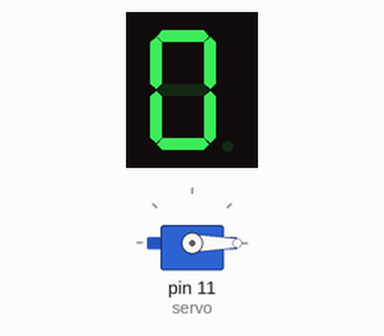
Simulated run of this sketch. Board: Arduino Uno, built with avr-gcc and run on an emulated ATmega328P. On the bench: 1-digit seven-segment display, servo. Wiring (inferred from the names in the program): 1-digit 7-segment display, segments lit when HIGH: segments pin 3, pin 4, pin 5, pin 6, pin 7, pin 8, pin 9. The segment pins are drawn as the display they are named for.

Above: at 0.1 s.
At 4.1 s:
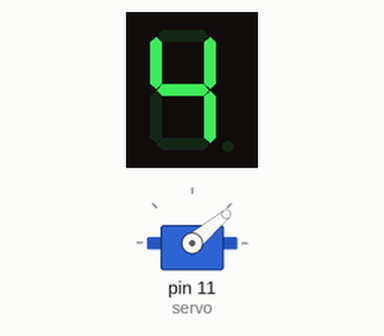
At 8.1 s:
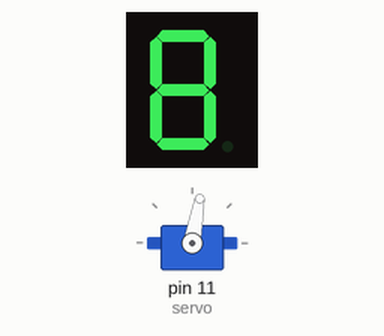
At 16.1 s:
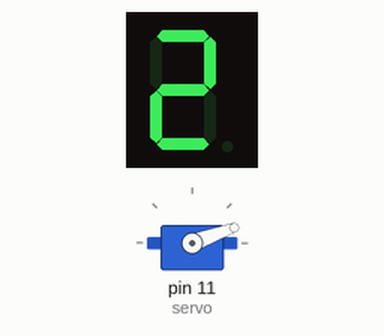
Timing chart, 0 to 40.0 s (numbered marks = the images above):
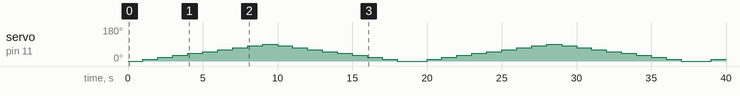

Measured:
- what the display in image 1 shows lasts 1.0 s, from 4.0 s to 5.0 s

The sketch:

Servo1.ino
```cpp
#include <Servo.h>
Servo servo;

int A = 3;
int B = 4;
int C = 5;
int D = 6;
int E = 7;
int F = 8;
int G = 9;
int d4 = 10;


void setup()
{
  servo.attach(11);
  pinMode(A,OUTPUT);
  pinMode(B,OUTPUT);
  pinMode(C,OUTPUT);
  pinMode(D,OUTPUT);
  pinMode(E,OUTPUT);
  pinMode(F,OUTPUT);
  pinMode(G,OUTPUT);
  pinMode(d4, OUTPUT);


}

void loop()
{
  servo.write(0);
  digitalWrite(A, HIGH);
  digitalWrite(B, HIGH);
  digitalWrite(C, HIGH);
  digitalWrite(D, HIGH);
  digitalWrite(E, HIGH);
  digitalWrite(F, HIGH);
  digitalWrite(G, LOW);
  delay(1000);

  servo.write(10);
  digitalWrite(A, LOW);
  digitalWrite(B, HIGH);
  digitalWrite(C, HIGH);
  digitalWrite(D, LOW);
  digitalWrite(E, LOW);
  digitalWrite(F, LOW);
  digitalWrite(G, LOW);
  delay(1000);

  servo.write(20);
  digitalWrite(A, HIGH);
  digitalWrite(B, HIGH);
  digitalWrite(C, LOW);
  digitalWrite(D, HIGH);
  digitalWrite(E, HIGH);
  digitalWrite(F, LOW);
  digitalWrite(G, HIGH);
  delay(1000);


  servo.write(30);
  digitalWrite(A, HIGH);
  digitalWrite(B, HIGH);
  digitalWrite(C, HIGH);
  digitalWrite(D, HIGH);
  digitalWrite(E, LOW);
  digitalWrite(F, LOW);
  digitalWrite(G, HIGH);
  delay(1000);

  servo.write(40);
  digitalWrite(A, LOW);
  digitalWrite(B, HIGH);
  digitalWrite(C, HIGH);
  digitalWrite(D, LOW);
  digitalWrite(E, LOW);
  digitalWrite(F, HIGH);
  digitalWrite(G, HIGH);
  delay(1000);

  servo.write(50);
  digitalWrite(A, HIGH);
  digitalWrite(B, LOW);
  digitalWrite(C, HIGH);
  digitalWrite(D, HIGH);
  digitalWrite(E, LOW);
  digitalWrite(F, HIGH);
  digitalWrite(G, HIGH);
  delay(1000);

  servo.write(60);
  digitalWrite(A, HIGH);
  digitalWrite(B, LOW);
  digitalWrite(C, HIGH);
  digitalWrite(D, HIGH);
  digitalWrite(E, HIGH);
  digitalWrite(F, HIGH);
  digitalWrite(G, HIGH);
  delay(1000);

  servo.write(70);
  digitalWrite(A, HIGH);
  digitalWrite(B, HIGH);
  digitalWrite(C, HIGH);
  digitalWrite(D, LOW);
  digitalWrite(E, LOW);
  digitalWrite(F, LOW);
  digitalWrite(G, LOW);
  delay(1000);

  servo.write(80);
  digitalWrite(A, HIGH);
  digitalWrite(B, HIGH);
  digitalWrite(C, HIGH);
  digitalWrite(D, HIGH);
  digitalWrite(E, HIGH);
  digitalWrite(F, HIGH);
  digitalWrite(G, HIGH);
  delay(1000);

  servo.write(90);
  digitalWrite(A, HIGH);
  digitalWrite(B, HIGH);
  digitalWrite(C, HIGH);
  digitalWrite(D, HIGH);
  digitalWrite(E, LOW);
  digitalWrite(F, HIGH);
  digitalWrite(G, HIGH);
  delay(1000);

  servo.write(80);
  digitalWrite(A, HIGH);
  digitalWrite(B, HIGH);
  digitalWrite(C, HIGH);
  digitalWrite(D, HIGH);
  digitalWrite(E, HIGH);
  digitalWrite(F, HIGH);
  digitalWrite(G, HIGH);
  delay(1000);

  servo.write(70);
  digitalWrite(A, HIGH);
  digitalWrite(B, HIGH);
  digitalWrite(C, HIGH);
  digitalWrite(D, LOW);
  digitalWrite(E, LOW);
  digitalWrite(F, LOW);
  digitalWrite(G, LOW);
  delay(1000);

  servo.write(60);
  digitalWrite(A, HIGH);
  digitalWrite(B, LOW);
  digitalWrite(C, HIGH);
  digitalWrite(D, HIGH);
  digitalWrite(E, HIGH);
  digitalWrite(F, HIGH);
  digitalWrite(G, HIGH);
  delay(1000);

  servo.write(50);
  digitalWrite(A, HIGH);
  digitalWrite(B, LOW);
  digitalWrite(C, HIGH);
  digitalWrite(D, HIGH);
  digitalWrite(E, LOW);
  digitalWrite(F, HIGH);
  digitalWrite(G, HIGH);
  delay(1000);

  servo.write(40);
  digitalWrite(A, LOW);
  digitalWrite(B, HIGH);
  digitalWrite(C, HIGH);
  digitalWrite(D, LOW);
  digitalWrite(E, LOW);
  digitalWrite(F, HIGH);
  digitalWrite(G, HIGH);
  delay(1000);

  servo.write(30);
  digitalWrite(A, HIGH);
  digitalWrite(B, HIGH);
  digitalWrite(C, HIGH);
  digitalWrite(D, HIGH);
  digitalWrite(E, LOW);
  digitalWrite(F, LOW);
  digitalWrite(G, HIGH);
  delay(1000);

  servo.write(20);
  digitalWrite(A, HIGH);
  digitalWrite(B, HIGH);
  digitalWrite(C, LOW);
  digitalWrite(D, HIGH);
  digitalWrite(E, HIGH);
  digitalWrite(F, LOW);
  digitalWrite(G, HIGH);
  delay(1000);

  servo.write(10);
  digitalWrite(A, LOW);
  digitalWrite(B, HIGH);
  digitalWrite(C, HIGH);
  digitalWrite(D, LOW);
  digitalWrite(E, LOW);
  digitalWrite(F, LOW);
  digitalWrite(G, LOW);
  delay(1000);

  servo.write(0);
  digitalWrite(A, HIGH);
  digitalWrite(B, HIGH);
  digitalWrite(C, HIGH);
  digitalWrite(D, HIGH);
  digitalWrite(E, HIGH);
  digitalWrite(F, HIGH);
  digitalWrite(G, LOW);
  delay(1000);
}
```
